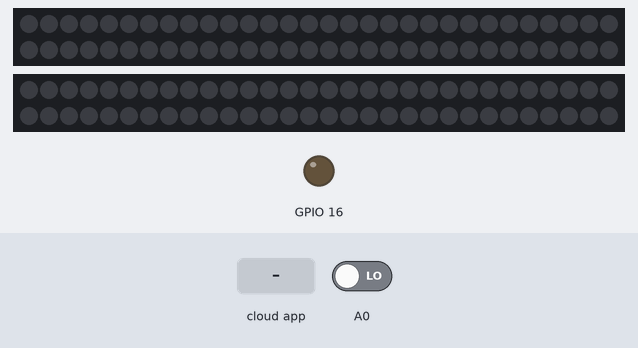
Recording of a sketch running on a simulated ESP8266 (Wemos D1 mini). On the bench: 2 × 60 RGB LEDs in strip order, left to right, continuing on the next row, output pins drawn as LEDs (lit = HIGH). Inputs (shaded band) come from the test bench; at power-on: A0 LOW. No MQTT or app messages arrive unless stated; what the sketch prints to the serial monitor is not drawn.

Above: at 3.2 s.
3.3 s: the phone or cloud app sets light1 to 0
4.8 s: the phone or cloud app sets light1 to 1
At 5.8 s:
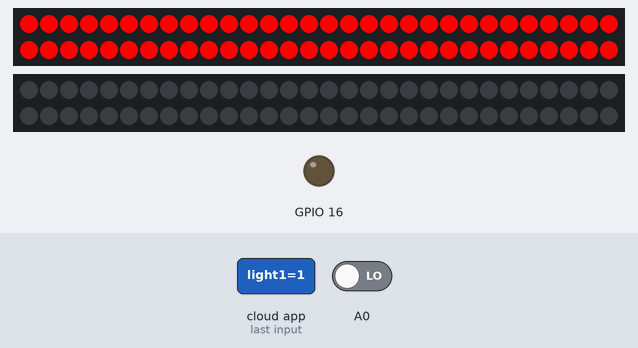
6.3 s: A0 driven HIGH
At 6.8 s:
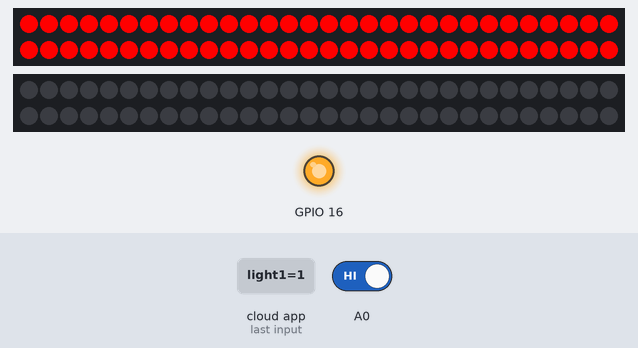
Timing chart, 0 to 9.3 s (numbered marks = the images above; inputs shaded):
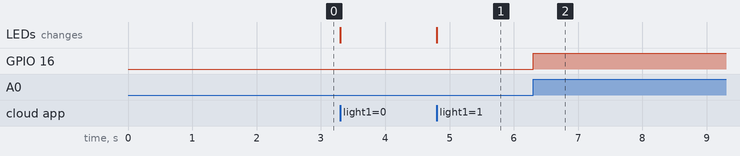

Measured:
- after the input at 4.8 s, the LEDs: change at once (image 1)
- after the input at 6.3 s, GPIO 16: LOW → HIGH at once

The sketch:

Iot_sharks_project.ino
```cpp
#include <WiFi.h>
#include <PubSubClient.h>
#include <FastLED.h>
#include "fauxmoESP.h"
#include <Arduino.h>
#include <PubSubClient.h>
#include "Mqtt.h"
#include "Led.h"
#include "Wifi_credentials.h"
#include <ArduinoJson.h>

void Wifi_init();
void pinInit();
void callback(char* topic, byte* payload, unsigned int length);
CRGB light1[NUM_LEDS];
CRGB light2[NUM_LEDS];
static unsigned long last = millis();
int pirState=LOW;

WiFiClient espClient;
PubSubClient client(espClient);
fauxmoESP fauxmo;


void setup() {
  Serial.begin(115200);
  pinInit();
  Wifi_init();

  client.setServer(MQTTSERVER, MQTTPORT);
  client.setCallback(callback); // For Subscription

  while (!client.connected()) {
    Serial.println("Connecting to MQTT..");
    if (client.connect("ESP32SAHRKs")) {
      Serial.print("Connected to MQTT");
      client.subscribe(TOPIC1); // For Subscription
      //client.subscribe(TOPIC2);
    } else {
      Serial.println("MQTT Failed to connect");
      delay(5000);
    }
  }
  fauxmo.createServer(true); // not needed, this is the default value
  fauxmo.setPort(80); // This is required for gen3 devices
  fauxmo.enable(true);
  fauxmo.addDevice("light1");
  fauxmo.addDevice("light2");

  FastLED.addLeds<WS2812B, PIN_ROOM1, GRB>(light1, NUM_LEDS);
  FastLED.addLeds<WS2812B, PIN_ROOM2, GRB>(light2, NUM_LEDS);
  fauxmo.onSetState([](unsigned char device_id, const char * device_name, bool state, unsigned char value) {

         Serial.printf("[MAIN] Device #%d (%s) state: %s value: %d\n", device_id, device_name, state ? "ON" : "OFF", value);

        StaticJsonDocument<200> doc;
        const char* output;
        doc["color"]="#ff0000";
        if (strcmp(device_name, "light1")==0) {
          if (state){
            fill_solid(light1,NUM_LEDS, CRGB::Red);
            FastLED.setBrightness(value);
            doc["state"]="on";
            doc["brightness"]=value;}
          else{
            fill_solid(light1,NUM_LEDS, CRGB::Black);
            doc["state"]="off";}
          FastLED.show();
          //serializeJson(doc,output);
          //client.publish("Sharks/room1pub",output);
        }

        else if (strcmp(device_name, "room2")==0) {
          if (state){
            fill_solid(light2,NUM_LEDS, CRGB::Red);
            FastLED.setBrightness(value);
            doc["state"]="on";
            doc["brightness"]=value;
          }
          else{
            fill_solid(light2,NUM_LEDS, CRGB::Black);
            doc["state"]="off";}
          FastLED.show();
          //serializeJson(doc,output);
          //client.publish("Sharks/room2pub",output);
        }
    });
}

void loop() {
  client.loop();
  fauxmo.handle();


  int val = digitalRead(PIN_PIRSENSOR);
  if (val == HIGH) {
    digitalWrite(PIN_PIRLIGHT, HIGH);
    if (pirState == LOW) {
      Serial.println("Motion detected!");
      pirState = HIGH;
    }
  } else {
    if (millis() - last > 5000) {
        last = millis();
      if (pirState == HIGH){
          digitalWrite(PIN_PIRLIGHT, LOW);
          Serial.println("Motion ended!");
          pirState = LOW;
      }
    }
  }
}

void pinInit(){
  pinMode(PIN_ROOM1,OUTPUT);
  pinMode(PIN_ROOM2,OUTPUT);
  pinMode(PIN_PIRLIGHT,OUTPUT);
}

void callback(char* topic, byte* payload, unsigned int length) {
  Serial.print("Message received on topic: ");
  Serial.println(topic);

  char payloadStr[length + 1];
  memcpy(payloadStr, payload, length);
  payloadStr[length] = '\0';

  Serial.print("Payload: ");
  Serial.println(payloadStr);

  StaticJsonDocument<200> doc;
  DeserializationError error = deserializeJson(doc, payload);

  // Test if parsing succeeds
  if (error) {
    Serial.print(F("deserializeJson() failed: "));
    Serial.println(error.f_str());
    return;
  }

  int brightness=doc["brightness"];

  // Extract color string from JSON
  const char *colorHex = doc["color"];

  // Convert hexadecimal string to RGB values
  long colorValue = strtol(colorHex + 1, NULL, 16); // Skip the '#' character
  uint8_t red = (colorValue >> 16) & 0xFF;
  uint8_t green = (colorValue >> 8) & 0xFF;
  uint8_t blue = colorValue & 0xFF;

  if(strcmp(topic,"Sharks/room1sub")==0){
    if(strcmp(doc["state"],"off")==0) {
      fill_solid(light1,NUM_LEDS, CRGB::Black);
      FastLED.show();
      fauxmo.setState("light1",false,0);
      client.publish("Sharks/room1pub",payloadStr);}
    else if(strcmp(doc["state"],"on")==0){
      fill_solid(light1,NUM_LEDS, CRGB(red,green,blue));
      FastLED.setBrightness(brightness);
      FastLED.show();
      fauxmo.setState("light1",true,brightness);
      client.publish("Sharks/room1pub",payloadStr);}
  }

  if(strcmp(topic,"Sharks/room2sub")==0){
    if(strcmp(doc["state"],"off")==0) {
      fill_solid(light2,NUM_LEDS, CRGB::Black);
      FastLED.show();
      fauxmo.setState("light2",false,0);
      client.publish("Sharks/room2pub",payloadStr);}
    else if(strcmp(doc["state"],"on")==0){
      fill_solid(light2,NUM_LEDS, CRGB(red,green,blue));
      FastLED.setBrightness(brightness);
      FastLED.show();
      fauxmo.setState("light2",true,brightness);
      client.publish("Sharks/room1pub",payloadStr);}
  }

  if(strcmp(topic,"Sharks/room3sub")==0){
    if(strcmp(doc["state"],"off")==0) {
      digitalWrite(PIN_PIRLIGHT,LOW);
      fauxmo.setState("room1",false,0);
      client.publish("Sharks/room3pub",payloadStr);}
    else if(strcmp(doc["state"],"on")==0){
      digitalWrite(PIN_PIRLIGHT,HIGH);
      fauxmo.setState("room1",true,brightness);
      client.publish("Sharks/room3pub",payloadStr);}
  }
}
```
